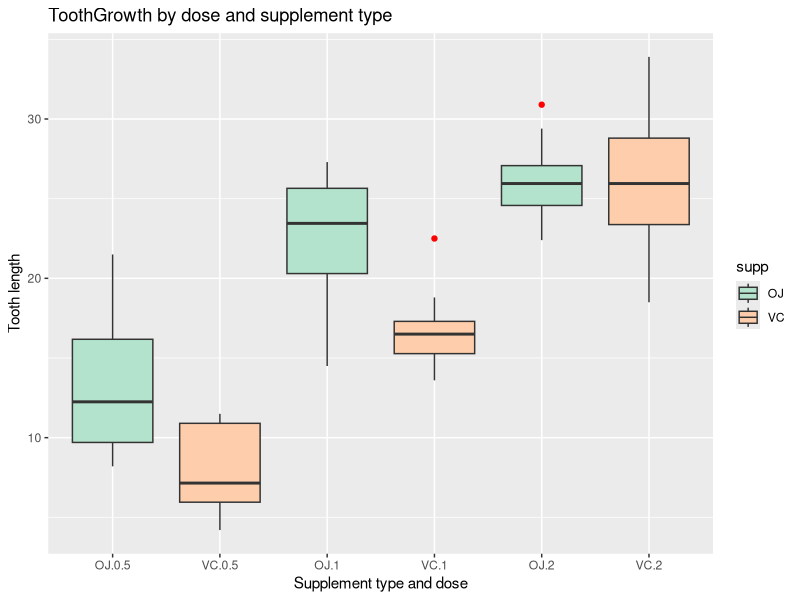

Reproduce this figure in R.
## ---- chunk 1
knitr::opts_chunk$set(fig.path = "course_project_b_figure/", fig.width = 5, fig.height = 3, dpi = 144)
set.seed(1)
library(ggplot2, warn.conflicts = FALSE)
library(reshape2, warn.conflicts = FALSE)
## ---- chunk 2
data(ToothGrowth)
str(ToothGrowth)
## ---- chunk 3
g <- ggplot(data = ToothGrowth, aes(x = interaction(supp, dose), y = len, fill = supp))
g <- g + geom_boxplot(outlier.colour = "red") + scale_fill_brewer(palette = "Pastel2")
g <- g + labs(title="ToothGrowth by dose and supplement type",
              x="Supplement type and dose", y="Tooth length"); g
## ---- chunk 4
ToothGrowth$guinea.pig <- rep(c(1:10), 6)
print(tidy <- dcast(ToothGrowth, guinea.pig ~ supp + dose, value.var = "len"))
## ---- chunk 5
tres_0.5 <- t.test(tidy$OJ_0.5, tidy$VC_0.5, paired = FALSE, var.equal = FALSE)
tres_0.5$conf.int
## ---- chunk 6
tres_1 <- t.test(tidy$OJ_1, tidy$VC_1, paired = FALSE, var.equal = FALSE)
tres_1$conf.int
## ---- chunk 7
tres_2 <- t.test(tidy$OJ_2, tidy$VC_2, paired = FALSE, var.equal = FALSE)
tres_2$conf.int
